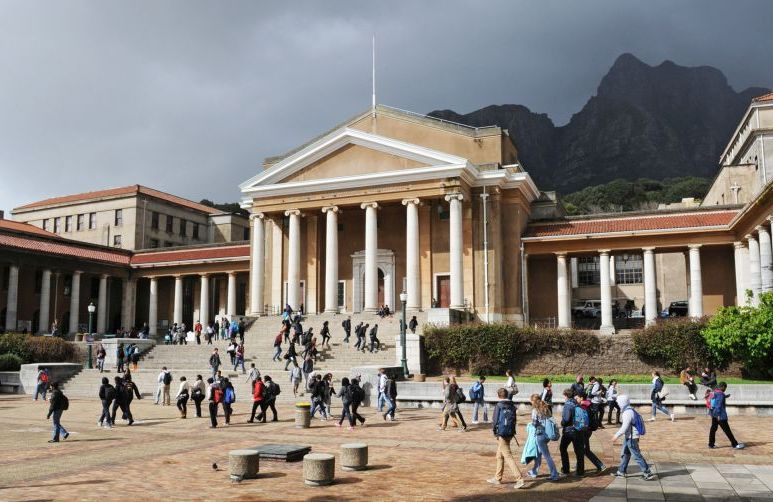
#> input picture MedianFilter/Images/Original/UCT.jpg, 773 x 502 px; its folder holds only this picture in this run
$ python preprocessing.py
#> lines starting #> are read from the running program, lines starting #| are printed output that depends on the picture; after the words box and inside, x2 and y2 are one past the last pixel; in counts of white or black regions, pixels touching at a corner belong together
from posixpath import normpath
import numpy as np
import cv2
import os
import random


def readImageAsArray(imageName):
#> called with imageName = 'MedianFilter/Images/Original/UCT.jpg'
    img = cv2.imread(imageName, cv2.IMREAD_GRAYSCALE)
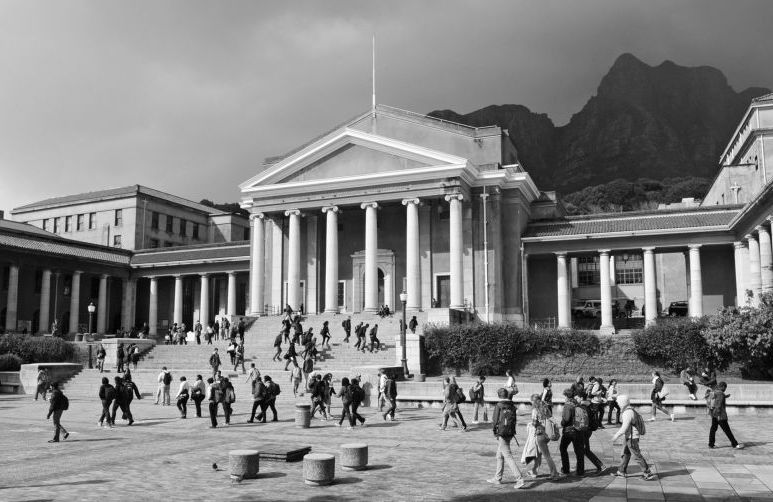
#> img: shape (502, 773); min 0, max 255, mean 131.1
    if(img.shape[0]>1000):
        img = cv2.resize(img, (1000, 1000))
    print(img.shape)
#| (502, 773)
    return img


def getAllFilesInDirectory(path):
    # covert path to absolute path
    path = os.path.abspath(path)
    files = []
    for file in os.listdir(path):
        files.append(normpath(path+"/"+file))
    return files


def outputImageData(img,prefix,indx):
#> called with prefix = '_Original', indx = 0
    imgShape = np.array([np.shape(img)[0], np.shape(img)[1]])
#> imgShape = [502, 773]
    # write into shape data file
    shapeFileDir = os.path.abspath(os.path.join(
        os.getcwd(), 'data/shapeData/'+str(indx)+prefix+'.txt'))
    np.savetxt(shapeFileDir, imgShape, fmt='%d')

    # write into image data file
    imgFileDir = os.path.abspath(os.path.join(
        os.getcwd(), 'data/imageData/'+str(indx)+prefix+'.txt'))
    np.savetxt(imgFileDir, img, fmt='%d')

    # save image into image directory
    cv2.imwrite(os.path.abspath(os.path.join(
        os.getcwd(), 'data/image/'+str(indx)+prefix+'.png')), img)


def parseShapeData(fileNames):

    for indx, file in enumerate(fileNames):
        origImage = readImageAsArray(file)
        outputImageData(origImage, "_Original", indx)

        noisyImage = add_noise(origImage)
        outputImageData(noisyImage, "_Noisy", indx)


def add_noise(img):

    # Getting the dimensions of the image
    row, col = img.shape
#> row = 502; col = 773

    # Randomly pick some pixels in the
    # image for coloring them white
    # Pick a random number between 300 and 10000
    number_of_pixels = random.randint(300, 10000)
    for i in range(number_of_pixels):

        # Pick a random y coordinate
        y_coord = random.randint(0, row - 1)

        # Pick a random x coordinate
        x_coord = random.randint(0, col - 1)

        # Color that pixel to white
        img[y_coord][x_coord] = 255
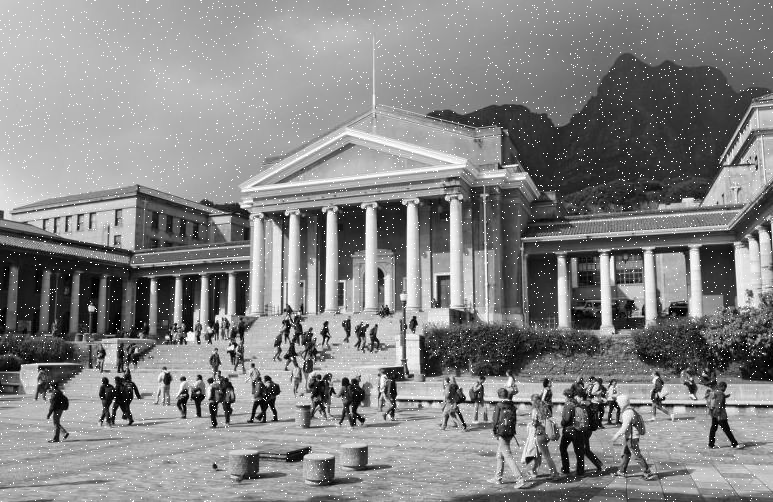
#> img: shape (502, 773); 1.69% of pixels changed, all inside (x1, y1, x2, y2) = (0, 0, 773, 502)

    # Randomly pick some pixels in
    # the image for coloring them black
    # Pick a random number between 300 and 10000
    number_of_pixels = random.randint(300, 10000)
    for i in range(number_of_pixels):

        # Pick a random y coordinate
        y_coord = random.randint(0, row - 1)

        # Pick a random x coordinate
        x_coord = random.randint(0, col - 1)

        # Color that pixel to black
        img[y_coord][x_coord] = 0
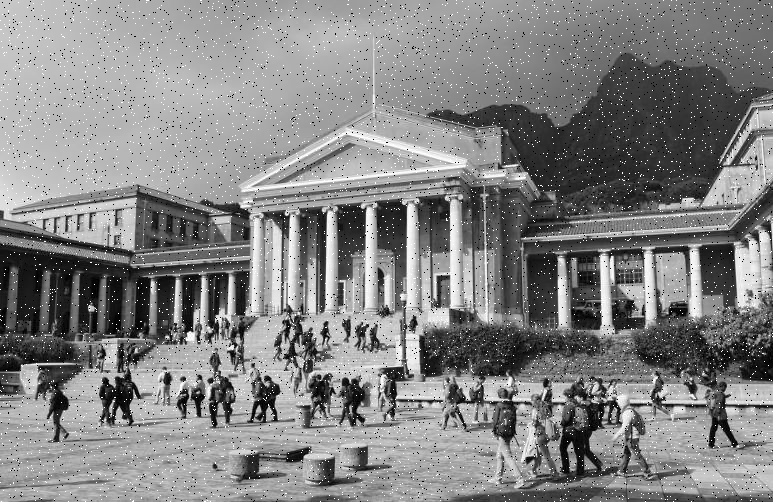
#> img: shape (502, 773); 1.21% of pixels changed, all inside (x1, y1, x2, y2) = (0, 0, 773, 502)

    return img


if __name__ == "__main__":
    originalImagesPath = "Images/Original"

    # read all files in directory
    files = getAllFilesInDirectory(originalImagesPath)

    parseShapeData(files)

$ run again, on MedianFilter/Images/Original/cow.jpg
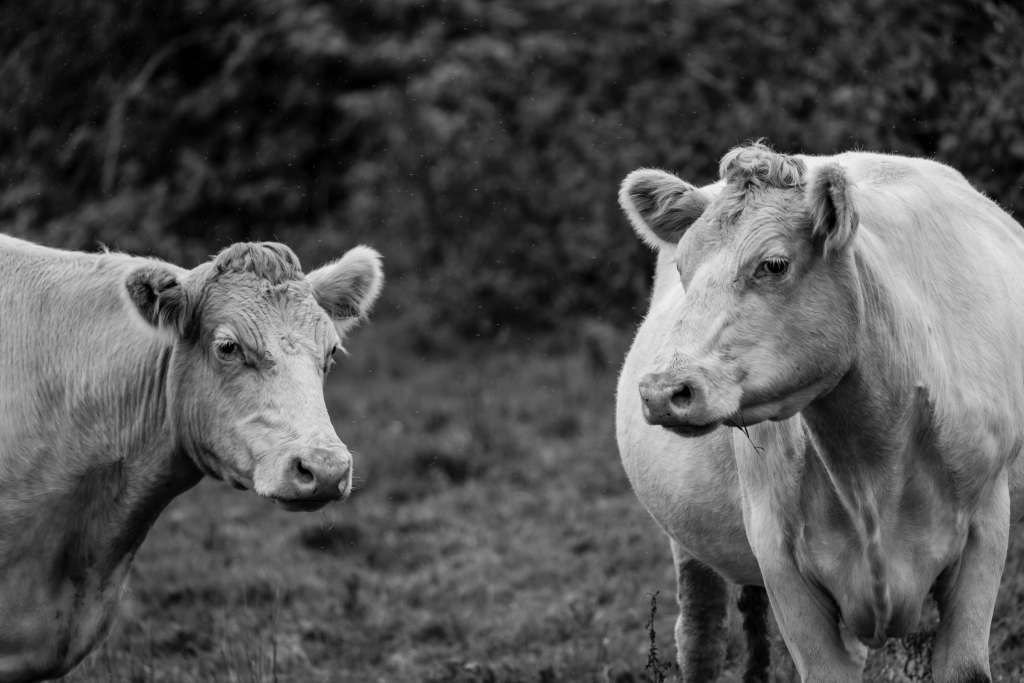
#> input picture MedianFilter/Images/Original/cow.jpg, 6144 x 4096 px (shown at 1/6 size)
#> in readImageAsArray, img is the input picture: shape (4096, 6144); min 0, max 244, mean 82.3
#| (1000, 1000)
#> after the loop in add_noise, `for i in range(number_of_pixels):`:
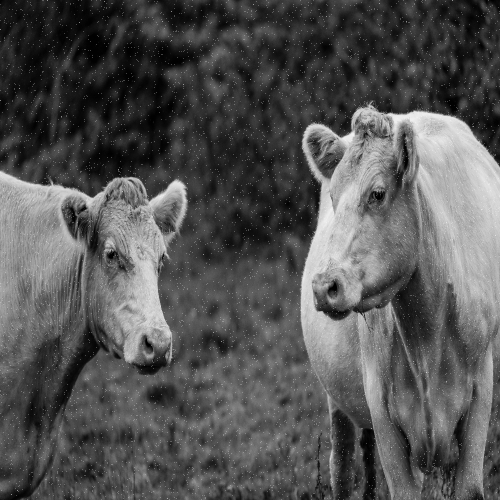
#> img: shape (1000, 1000) (shown at 1/2 size); min 0, max 255, mean 83.4
#> after the loop in add_noise, `for i in range(number_of_pixels):`:
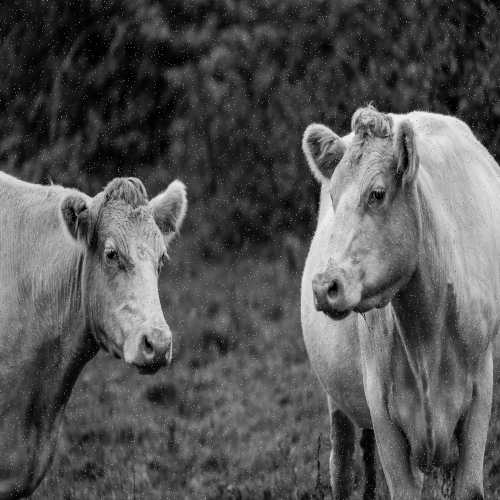
#> img: shape (1000, 1000) (shown at 1/2 size); 0.08% of pixels changed, all inside (x1, y1, x2, y2) = (0, 0, 1000, 1000)
